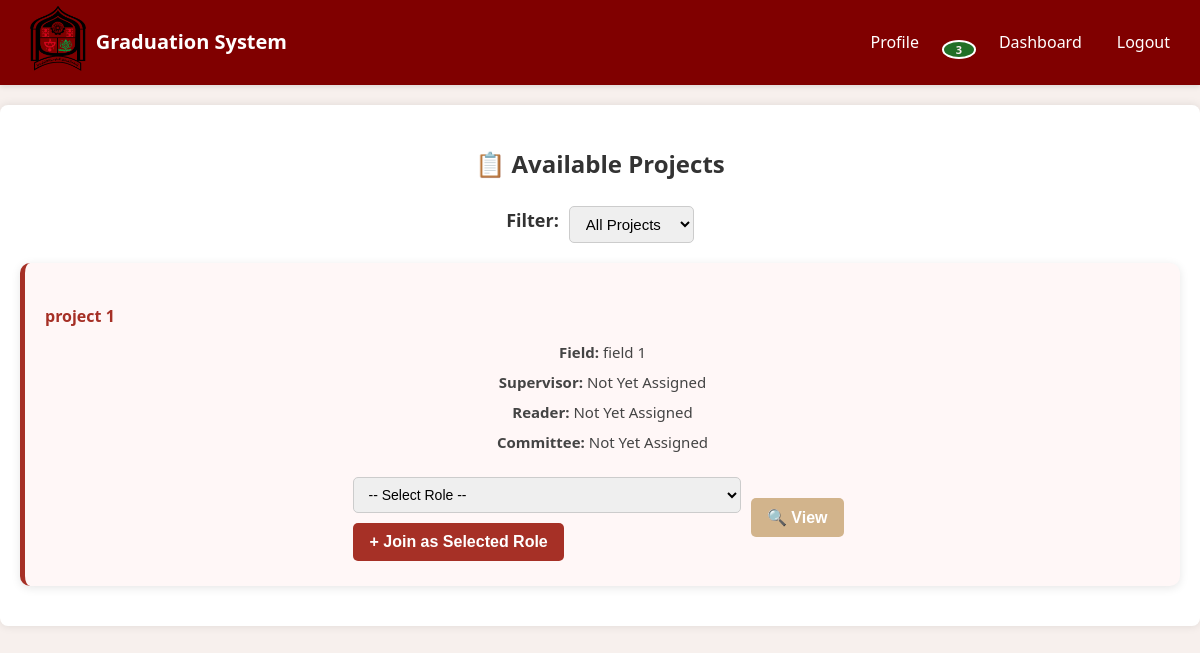
Before: /api/project/available-projects/ (signed in) with the older database file.
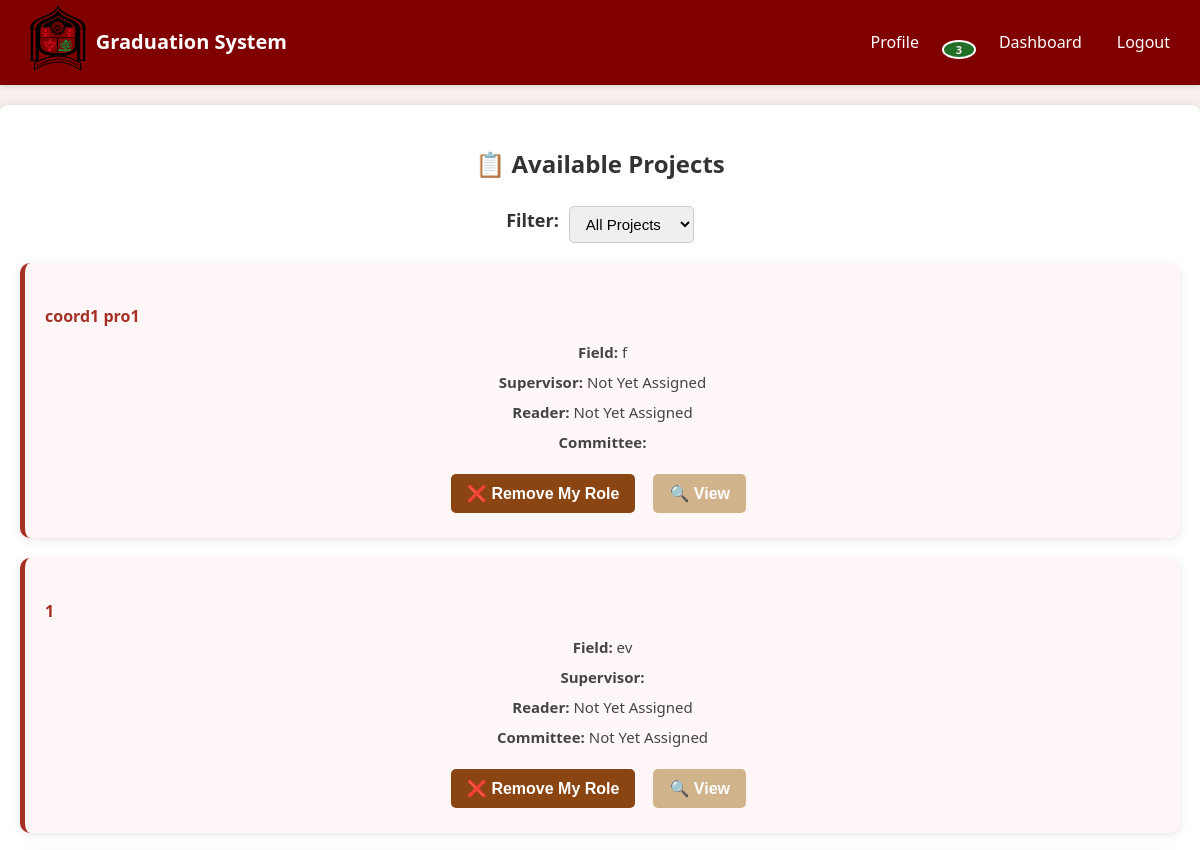
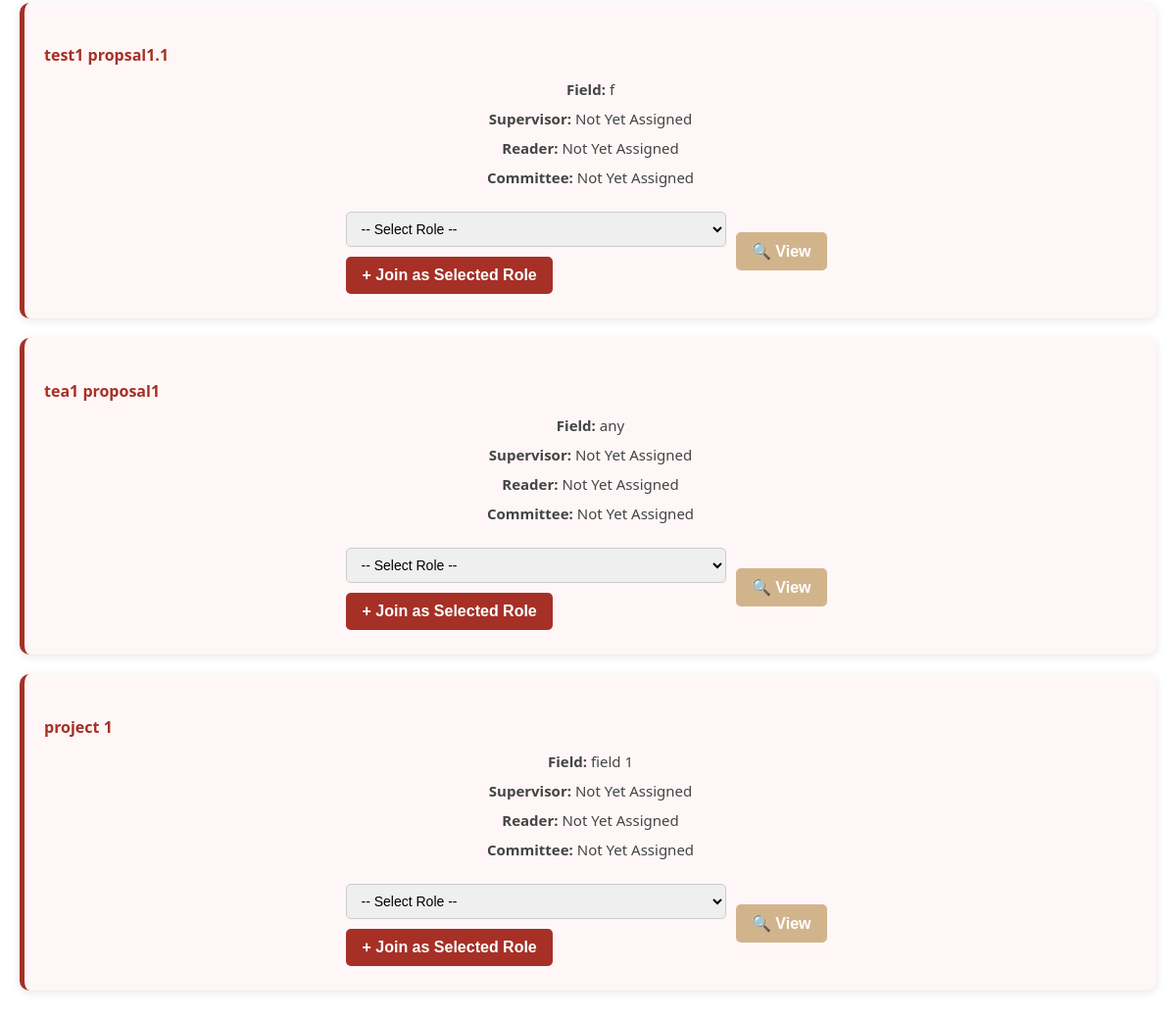
After: the same page with the newer database file (2 pictures, top to bottom).
### project/models.py (models this page shows, shortened)
class Project(models.Model):
    name = models.CharField(max_length=200)
    description = models.TextField(blank=True, null=True)
    academic_year = models.CharField(max_length=20, blank=True, null=True)
    team_member_count = models.IntegerField(null=True)
    field = models.CharField(max_length=200, blank=True, null=True)
    department = models.ForeignKey(Department, on_delete=models.SET_NULL, blank=True, null=True)
    duration = models.IntegerField(blank=True, null=True)
    proposal = models.OneToOneField(ProjectProposal, on_delete=models.SET_NULL, blank=True, null=True, related_name='accepted_project')
    research_file = models.FileField(upload_to='research_files/', blank=True, null=True)
    show_research_to_students = models.BooleanField(default=False)
    supervisor = models.ForeignKey('users.Supervisor', on_delete=models.SET_NULL, null=True, blank=True, related_name='projects')
    coordinator = models.ForeignKey('users.Coordinator', on_delete=models.SET_NULL, null=True, blank=True, related_name='projects')

### project/views.py (the view)
# urls.py: path("available-projects/", views.available_projects_view, name="available-projects"),
@login_required
def available_projects_view(request):
    user = request.user
    available_projects = (
        Project.objects
        .prefetch_related("memberships__user", "memberships__role", "student_memberships")
        .annotate(assigned_count=Count("student_memberships"))
        .order_by("-id")
    )
    projects_data = []
    for project in available_projects:
        assigned_count = project.student_memberships.count()
        is_full = (project.team_member_count > 0 and assigned_count >= project.team_member_count)
        assigned_students = [
            f"{m.student.first_name} {m.student.last_name}".strip()
            if m.student.first_name or m.student.last_name
            else m.student.username
            for m in project.student_memberships.all()
        ]
        supervisor = next((m.user for m in project.memberships.all() if m.role.name == "Supervisor"), None)
        reader = next((m.user for m in project.memberships.all() if m.role.name == "Reader"), None)
        judges = [m.user for m in project.memberships.all() if m.role.name == "Judgement Committee"]
        projects_data.append({
            "project": project,
            "assigned_students": assigned_students,
            "supervisor": supervisor,
            "reader": reader,
            "judges": [f"{j.first_name} {j.last_name}".strip() for j in judges],
            "is_full": is_full,
        })
    context = {
        "available_projects": projects_data
    }
    if hasattr(user, "student"):
        context["student"] = user
        context["joined_project_ids"] = list(
            StudentProjectMembership.objects
            .filter(student=user.student)
            .values_list("project_id", flat=True)
        )
    elif is_teacher(user):
        teacher_roles = {
            m.project_id: m.role.name
            for m in ProjectMembership.objects.filter(user=user)
        }
        context["teacher_roles"] = teacher_roles
        context["joined_teacher_project_ids"] = list(teacher_roles.keys())
    else:
        return redirect("home")
    return render(request, "project/available_projects.html", context)

### notifications/context_processors.py (called while the page is built)
def unread_notifications_count(request):
    if request.user.is_authenticated:
        count = Notification.objects.filter(recipient=request.user, read=False).count()
        return {'unread_notifications_count': count}
    return {'unread_notifications_count': 0}

### users/services.py (called while the page is built)
def is_teacher(user):
    return not any([
        hasattr(user, 'student'),
        hasattr(user, 'coordinator'),
        hasattr(user, 'admin'),
        user.is_superuser,
    ])

### templates/project/available_projects.html (shortened to what the changed rows need)
{% extends "base.html" %}
{% load static %}
{% block head %}
<link rel="stylesheet" href="{% static 'css/project/available_projects.css' %}">
{% endblock %}
{% block content %}
{% include "navbar.html" %}
<div class="container">
    <h2>📋 Available Projects</h2>
    {% if available_projects %}
        {% for entry in available_projects %}
            {% with project=entry.project %}
            <div class="proposal-card
                {% if entry.is_full and not project.id in joined_project_ids and not project.id in joined_teacher_project_ids %}disabled-card{% endif %}"
                data-status="{% if project.id in joined_project_ids or project.id in joined_teacher_project_ids %}joined{% elif entry.is_full %}taken{% else %}available{% endif %}">
                <h4>{{ project.name }}</h4>
                <p><strong>Field:</strong> {{ project.field }}</p>
                {% if student %}
                    <p><strong>Supervisor:</strong>
                        {% if entry.supervisor %}
                            {{ entry.supervisor.first_name }} {{ entry.supervisor.last_name }}
                        {% else %}
                            Not Yet Assigned
                        {% endif %}
                    </p>
                    <p><strong>Team Members:</strong> {{ project.student_memberships.count }}/{{ project.team_member_count }}</p>
                    <div class="action-buttons">
                        {% if project.id in joined_project_ids %}
                            <form class="project-action-form" data-project-id="{{ project.id }}" data-action="leave">
                                {% csrf_token %}
                                <button class="btn btn-delete">❌ Leave Project</button>
                            </form>
                        {% elif not entry.is_full %}
                            <form class="project-action-form" data-project-id="{{ project.id }}" data-action="join">
                                {% csrf_token %}
                                <button class="btn btn-primary">🔗 Request to Join</button>
                            </form>
                        {% endif %}
                        <button class="btn btn-edit view-project-btn"
                                data-name="{{ project.name }}"
                                data-description="{{ project.description }}"
                                data-team-count="{{ project.team_member_count }}"
                                data-students="{{ entry.assigned_students|join:', ' }}"
                                data-field="{{ project.field }}"
                                data-department="{{ project.department.name }}"
                                data-duration="{{ project.duration|default:'N/A' }}">
                            🔍 View
                        </button>
                    </div>
                    {% if entry.is_full and not project.id in joined_project_ids %}
                        <p class="full-notice">🔒 This project is full</p>
                    {% endif %}
                {% elif not student %}
                    <p><strong>Supervisor:</strong>
                        {% if entry.supervisor %}
                            {{ entry.supervisor.first_name }} {{ entry.supervisor.last_name }}
                        {% else %}
                            Not Yet Assigned
                        {% endif %}
                    </p>
                    <p><strong>Reader:</strong>
                        {% if entry.reader %}
                            {{ entry.reader.first_name }} {{ entry.reader.last_name }}
                        {% else %}
                            Not Yet Assigned
                        {% endif %}
                    </p>
                    <p><strong>Committee:</strong>
                        {% if entry.judges %}
                            {{ entry.judges|join:", " }}
                        {% else %}
                            Not Yet Assigned
                        {% endif %}
                    </p>
                    <div class="action-buttons">
                        {% if project.id in joined_teacher_project_ids %}
                            <form class="project-action-form" data-project-id="{{ project.id }}" data-action="leave">
                                <button class="btn btn-delete">❌ Remove My Role</button>
                            </form>
                        {% elif not entry.is_full %}
                            <form class="project-action-form" data-project-id="{{ project.id }}" data-action="join">
                                <select name="role" class="form-control" required>
                                    <option value="">-- Select Role --</option>
                                </select>
                                <button class="btn btn-primary" style="margin-top: 10px;">+ Join as Selected Role</button>
                            </form>
                        {% endif %}
                        <button class="btn btn-edit view-project-btn"
                                data-name="{{ project.name }}"
                                data-description="{{ project.description }}"
                                data-team-count="{{ project.team_member_count }}"
                                data-students="{{ entry.assigned_students|join:', ' }}"
                                data-field="{{ project.field }}"
                                data-department="{{ project.department.name }}"
                                data-duration="{{ project.duration|default:'N/A' }}">
                            🔍 View
                        </button>
                    </div>
                {% endif %}
            </div>
            {% endwith %}
        {% endfor %}
    {% else %}
        <p>No projects available right now.</p>
    {% endif %}
</div>
{% endblock %}

Changed rows visible on the page:
added Project: project.name "coord1 pro1", project.field "f", shows "Not Yet Assigned"
added Project: project.name "1", project.field "ev", shows "Not Yet Assigned"
added Project: project.name "test1 propsal1.1", project.field "f", shows "Not Yet Assigned"
added Project: project.name "tea1 proposal1", project.field "any", shows "Not Yet Assigned"
